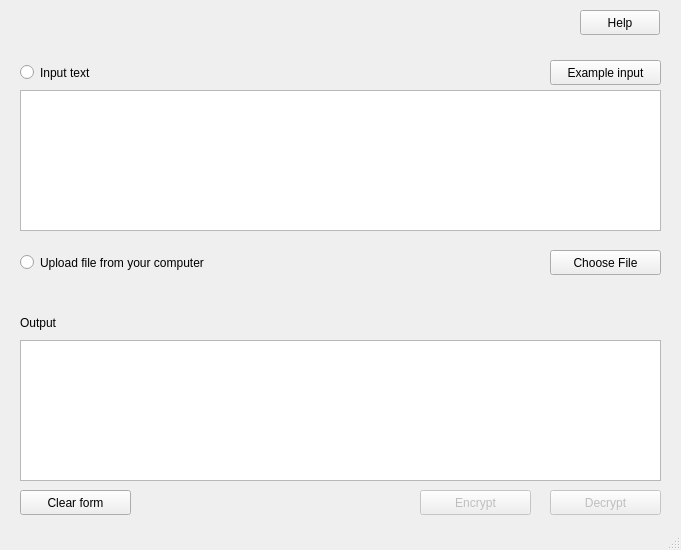
<?xml version="1.0" encoding="UTF-8"?>
<ui version="4.0">
 <class>MainWindow</class>
 <widget class="QMainWindow" name="MainWindow">
  <property name="geometry">
   <rect>
    <x>0</x>
    <y>0</y>
    <width>681</width>
    <height>550</height>
   </rect>
  </property>
  <property name="windowTitle">
   <string>Data Anonymization</string>
  </property>
  <widget class="QWidget" name="central_widget">
   <widget class="QPushButton" name="choose_file_button">
    <property name="geometry">
     <rect>
      <x>550</x>
      <y>250</y>
      <width>111</width>
      <height>25</height>
     </rect>
    </property>
    <property name="text">
     <string>Choose File</string>
    </property>
   </widget>
   <widget class="QPushButton" name="encrypt_button">
    <property name="enabled">
     <bool>false</bool>
    </property>
    <property name="geometry">
     <rect>
      <x>420</x>
      <y>490</y>
      <width>111</width>
      <height>25</height>
     </rect>
    </property>
    <property name="toolTip">
     <string>Click to encrypt data</string>
    </property>
    <property name="text">
     <string>Encrypt</string>
    </property>
   </widget>
   <widget class="QPushButton" name="decrypt_button">
    <property name="enabled">
     <bool>false</bool>
    </property>
    <property name="geometry">
     <rect>
      <x>550</x>
      <y>490</y>
      <width>111</width>
      <height>25</height>
     </rect>
    </property>
    <property name="toolTip">
     <string>Click to decrypt data</string>
    </property>
    <property name="text">
     <string>Decrypt</string>
    </property>
   </widget>
   <widget class="QPushButton" name="clear_form_button">
    <property name="geometry">
     <rect>
      <x>20</x>
      <y>490</y>
      <width>111</width>
      <height>25</height>
     </rect>
    </property>
    <property name="text">
     <string>Clear form</string>
    </property>
   </widget>
   <widget class="QPushButton" name="example_input_button">
    <property name="geometry">
     <rect>
      <x>550</x>
      <y>60</y>
      <width>111</width>
      <height>25</height>
     </rect>
    </property>
    <property name="text">
     <string>Example input</string>
    </property>
   </widget>
   <widget class="QTextEdit" name="input_text">
    <property name="geometry">
     <rect>
      <x>20</x>
      <y>90</y>
      <width>641</width>
      <height>141</height>
     </rect>
    </property>
    <property name="lineWrapMode">
     <enum>QTextEdit::WidgetWidth</enum>
    </property>
   </widget>
   <widget class="QPushButton" name="help_button">
    <property name="geometry">
     <rect>
      <x>580</x>
      <y>10</y>
      <width>80</width>
      <height>25</height>
     </rect>
    </property>
    <property name="text">
     <string>Help</string>
    </property>
   </widget>
   <widget class="QRadioButton" name="radio_button_1">
    <property name="geometry">
     <rect>
      <x>20</x>
      <y>60</y>
      <width>401</width>
      <height>25</height>
     </rect>
    </property>
    <property name="text">
     <string>Input text</string>
    </property>
   </widget>
   <widget class="QRadioButton" name="radio_button_2">
    <property name="geometry">
     <rect>
      <x>20</x>
      <y>250</y>
      <width>401</width>
      <height>25</height>
     </rect>
    </property>
    <property name="text">
     <string>Upload file from your computer</string>
    </property>
   </widget>
   <widget class="QLabel" name="input_path">
    <property name="geometry">
     <rect>
      <x>20</x>
      <y>280</y>
      <width>641</width>
      <height>25</height>
     </rect>
    </property>
    <property name="text">
     <string/>
    </property>
   </widget>
   <widget class="QLabel" name="output_label">
    <property name="geometry">
     <rect>
      <x>20</x>
      <y>310</y>
      <width>641</width>
      <height>25</height>
     </rect>
    </property>
    <property name="text">
     <string>Output</string>
    </property>
   </widget>
   <widget class="QTextEdit" name="output_text">
    <property name="geometry">
     <rect>
      <x>20</x>
      <y>340</y>
      <width>641</width>
      <height>141</height>
     </rect>
    </property>
    <property name="lineWrapMode">
     <enum>QTextEdit::WidgetWidth</enum>
    </property>
    <property name="readOnly">
     <bool>true</bool>
    </property>
   </widget>
  </widget>
  <widget class="QStatusBar" name="status_bar"/>
 </widget>
 <resources/>
 <connections/>
</ui>
